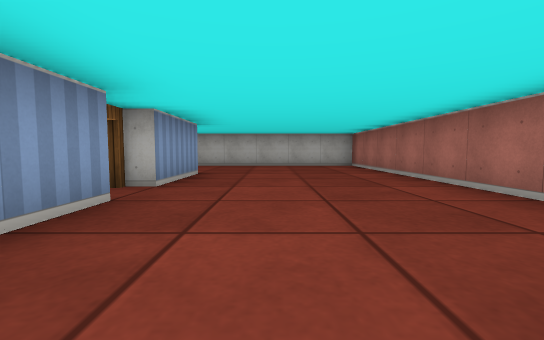
View 1 (above)

12 first-person views from a walk through a cub3D maze. The camera is about half as high as the walls, tilts 4° down and sees 90° across. The floor is counted in squares. Each view is taken from the middle of a square. On the plan, view 1 faces up. The plan holds only what a view shows up to about 9 squares ahead; the rest is blank.

View 2
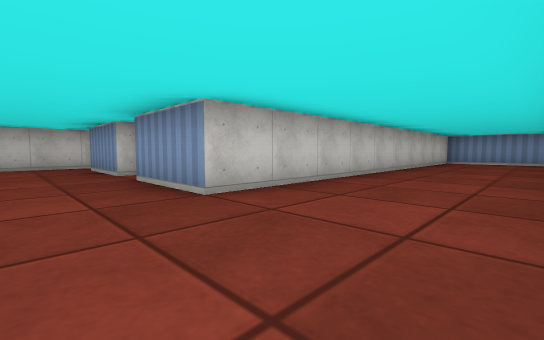

View 3
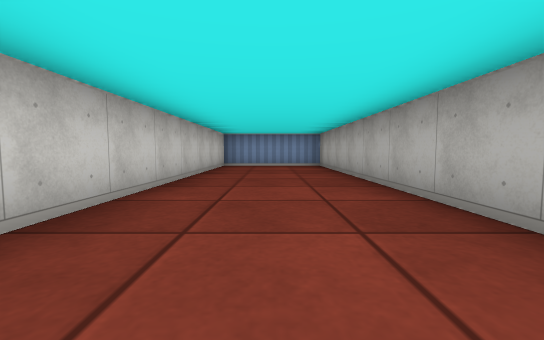

View 4
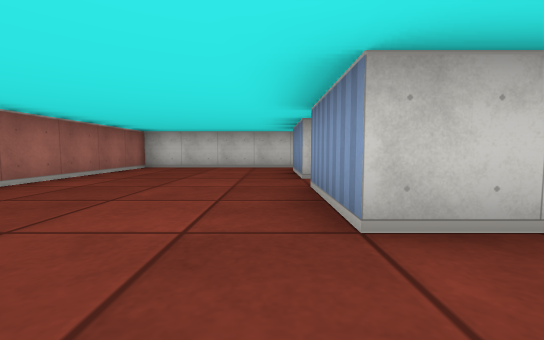

View 5
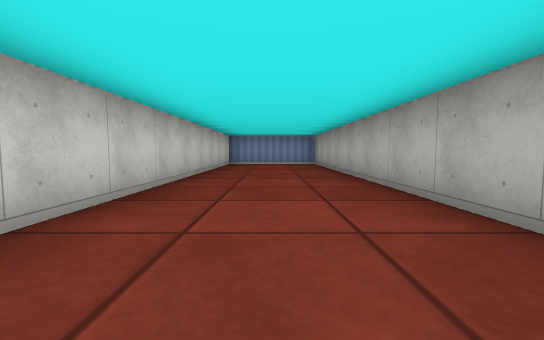

View 6
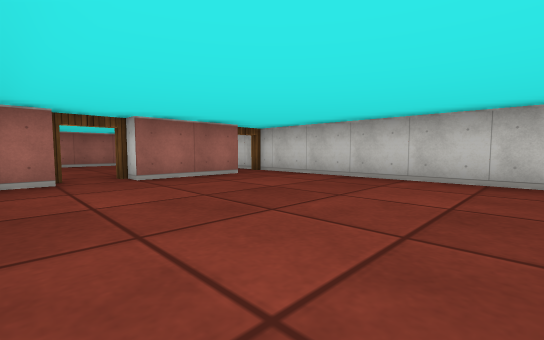

View 7
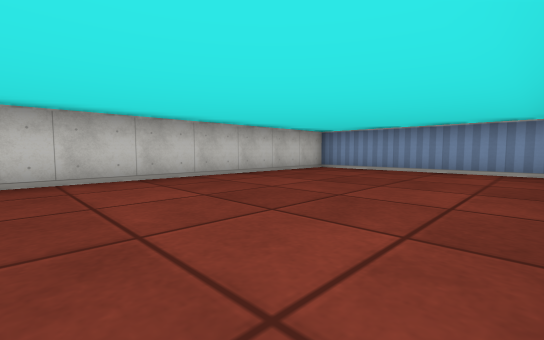

View 8
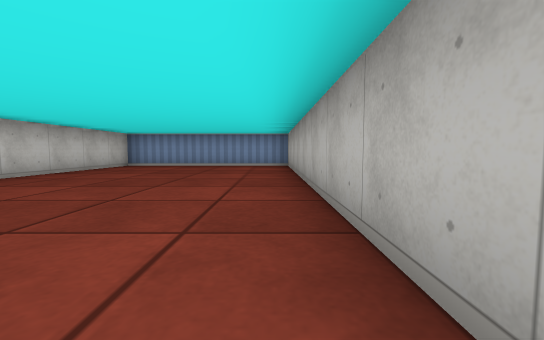

View 9
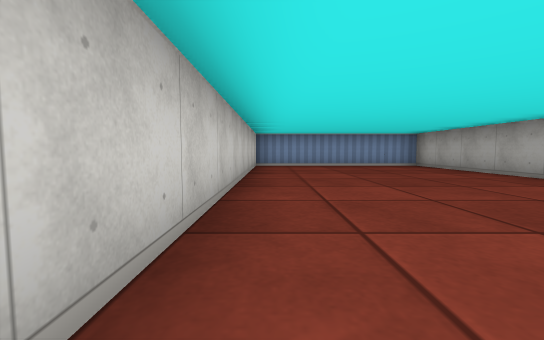

View 10
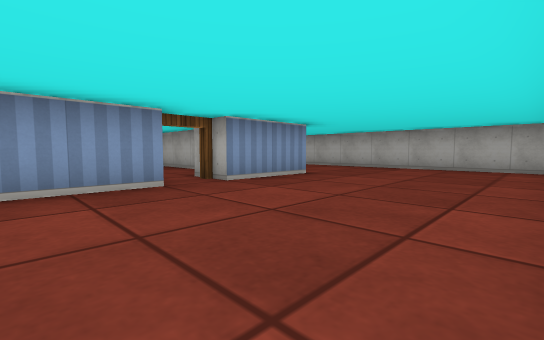

View 11
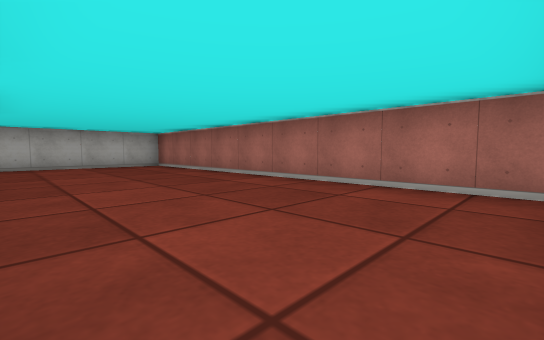

View 12
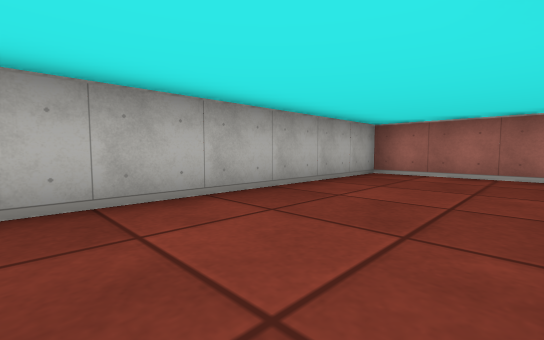

### Floor plan
Ten units are one square. View 1 is at (0, 0); x grows to the right and y downward. Boxes are objects, and circles mark ways between rooms. Rooms are numbered by the first view taken in them; rooms with no view inside come last. Other rooms are left out.
<svg viewBox="-120 -90 150 100">
<path fill="none" stroke="#000" d="M-15 -25 -15 -5M-20 5 25 5 25 -85 -115 -85 -115 -55 -15 -55 -15 -35M-34 -45 -115 -45 -115 5 -20 5M-25 -5 -25 -25M-25 -35 -25 -41"/>
<circle cx="-20" cy="-30" r="3" fill="#2a7"/>
<circle cx="-20" cy="0" r="3" fill="#2a7"/>
<text x="-30" y="-60">1</text>
<text x="-70" y="-20">2</text>
</svg>
Room 1 opens to room 2.

Where each view was taken, in squares from view 1:
view 1: 0 up, 0 right, facing up
view 2: 8 up, 0 right, facing down-left
view 3: 7 up, 3 left, facing left
view 4: 7 up, 1 left, facing down
view 5: 7 up, 2 left, facing left
view 6: 4 up, 7 left, facing down-right
view 7: 4 up, 5 left, facing down-left
view 8: 4 up, 3 left, facing left
view 9: 0 up, 3 left, facing left
view 10: 1 up, 2 right, facing up-left
view 11: 0 up, 1 left, facing up-right
view 12: 6 up, 3 left, facing up-right
